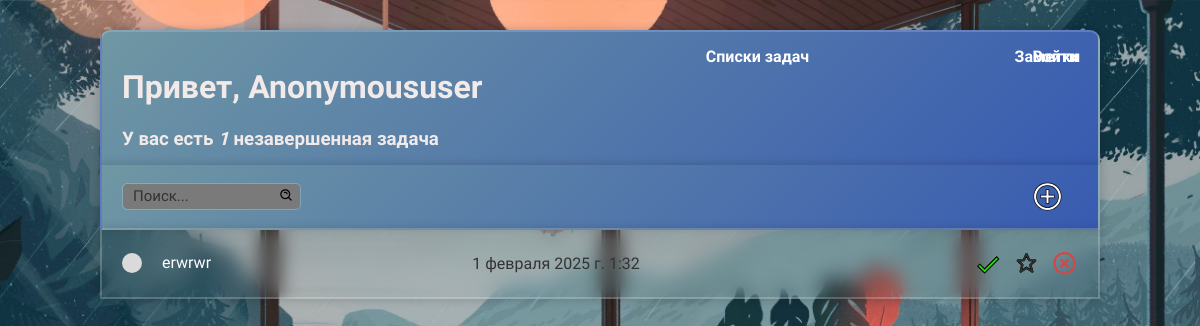
/category-22/, run on an earlier commit of the app's database.
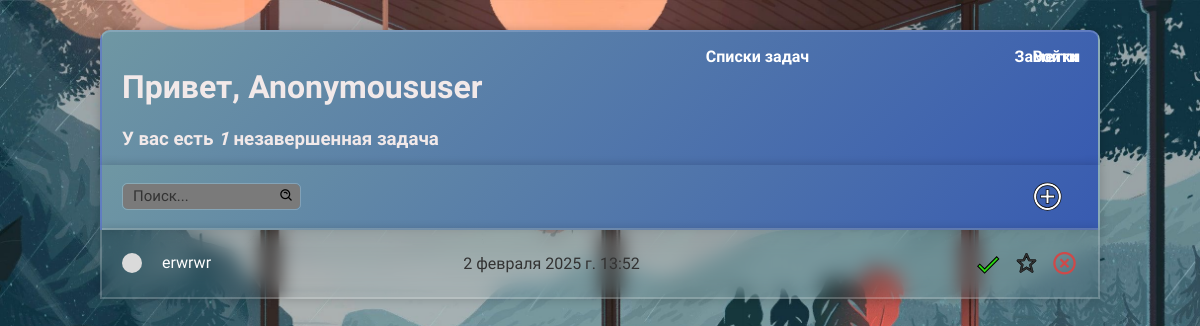
And on a later commit of the database.
### main/models.py (models this page shows, shortened)
class Category(models.Model):
    name = models.CharField(max_length=100, default="")
    user = models.ForeignKey(User, on_delete=models.CASCADE, null=True, blank=True)
    important = models.BooleanField(default=False)
    created_at = models.DateTimeField(auto_now_add=True)
    updated_at = models.DateTimeField(auto_now=True)
    class Meta:
        verbose_name_plural = "Categories"
        ordering = ['-important']

### main/views.py (the view)
# urls.py: path('category-<int:pk>/', CategoryTasks.as_view(), name='category_tasks'),
class CategoryTasks(ListView):
    model = Task
    template_name = 'main/task_list.html'
    context_object_name = 'tasks'
    def get_queryset(self):
        category = Category.objects.get(pk=self.kwargs['pk'])
        return Task.objects.filter(category=category)
    def get_context_data(self, **kwargs):
        context = super().get_context_data(**kwargs)
        context['category'] = Category.objects.get(pk=self.kwargs['pk'])
        context['count'] = context['tasks'].filter(complete=False).count()
        search_input = self.request.GET.get('search-area') or ''
        if search_input:
            context['tasks'] = context['tasks'].filter(title__startswith=search_input)
        context['search_input'] = search_input
        return context

### main/models.py (called while the page is built)
    def __str__(self):
        return str(self.title)

### todoList/templatetags/users_extras.py (called while the page is built)
@register.filter
def ru_plural(value, variants):
    variants = variants.split(",")
    value = abs(int(value))
    if value % 10 == 1 and value % 100 != 11:
        variant = 0
    elif value % 10 >= 2 and value % 10 <= 4 and (value % 100 < 10 or value % 100 >= 20):
        variant = 1
    else:
        variant = 2
    return variants[variant]

### main/templates/main/task_list.html (shortened to what this page needs)
{% load static %}
<!DOCTYPE html>
<html lang="ru">
<head>
    <link rel="stylesheet" type="text/css" href="{% static 'main/main_style.css' %}" />
    <link href='https://unpkg.com/boxicons@2.1.4/css/boxicons.min.css' rel='stylesheet'>
</head>
<body>
{% load users_extras %}
<div class="header-bar">
    <div>
        <h1>Привет, {{ request.user|title }}</h1>
        <h3 style="margin: 0">У вас есть <i>{{ count }}</i> {{ count|default:0|ru_plural:"незавершенная,незавершенные,незавершенных" }} {{ count|default:0|ru_plural:"задача,задачи,задач" }}</h3>
    </div>
    <a class="zametki" href="notes-list">Заметки</a>
    <a class="categoriee" href="{% url 'category-list' %}">Списки задач</a>
    {% if request.user.is_authenticated %}
    <a href="{% url 'logout' %}">Выйти</a>
    {% else %}
        <a href="{% url 'login' %}">Войти</a>
    {% endif %}
</div>
<div id="search-add-wrapper">
    <form class="search-form" method ="GET">
        <input class="search-area" type="text" name="search-area" value="{{ search_input }}" placeholder="Поиск...">
        <button class="button"></button>
    </form>
    <a id="add-link" href="{% url 'task-create' category.id %}"><i class='bx bx-plus-circle'></i></a>
</div>
<div class="task-items-wrapper">
    {% for task in tasks %}
        <div class="task-wrapper">
            {% if task.complete %}
                <div class="task-title">
                    <div class="task-complete-icon">
                        <s><a href="{% url 'task-update' category.id task.id %}">{{ task }}</a></s>
                    </div>
                </div>
                <a class="complete-link" href="{% url 'task-complete' category.id task.id %}"><i class='bx bx-check-double' ></i></a>
            {% else %}
                <div class="task-title">
                    <div class="task-incomplete-icon">
                        <a href="{% url 'task-update' category.id task.id %}">{{ task }}</a>
                    </div>
                </div>
                <a class="complete-link" href="{% url 'task-complete' category.id task.id %}"><i class='bx bx-check' ></i></a>
            {% endif %}
            <span class="create-date create-date-desktop">{{ category.created_at }}</span>
            {% if task.important %}
                <a class="imp-butt" href="{% url 'important-item' category.id task.id %}"><i class='bx bxs-star'></i></a>
            {% else %}
                <a class="inimp-butt" href="{% url 'important-item' category.id task.id %}"><i class='bx bx-star' ></i></a>
            {% endif %}
            <a class="delete-link" href="{% url 'task-delete' category.id task.id %}"><i class='bx bx-x-circle'></i></a>
        </div>
    {% endfor %}
</div>
</body>
</html>

What changed in the data, as far as the page shows it:
changed Category: created_at "1 февраля 2025 г. 1:32" → "2 февраля 2025 г. 13:52"
